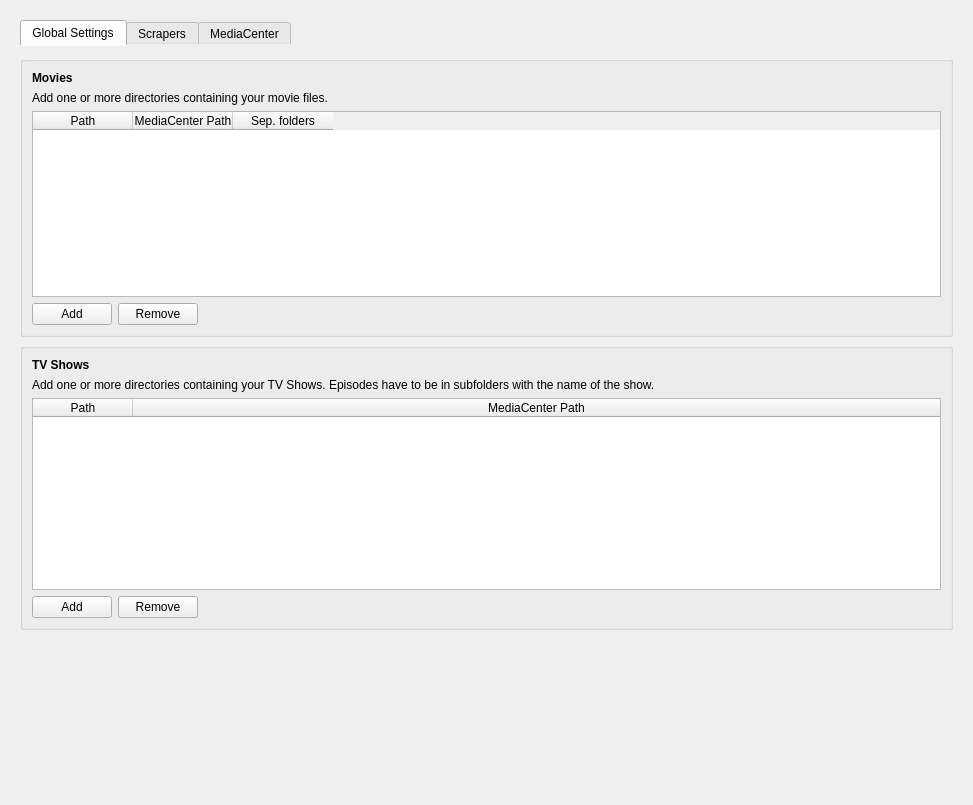
<?xml version="1.0" encoding="UTF-8"?>
<ui version="4.0">
 <class>Settings</class>
 <widget class="QWidget" name="Settings">
  <property name="geometry">
   <rect>
    <x>0</x>
    <y>0</y>
    <width>973</width>
    <height>805</height>
   </rect>
  </property>
  <property name="windowTitle">
   <string>Form</string>
  </property>
  <layout class="QVBoxLayout" name="verticalLayout">
   <property name="margin">
    <number>20</number>
   </property>
   <item>
    <widget class="QTabWidget" name="tabWidget">
     <property name="focusPolicy">
      <enum>Qt::NoFocus</enum>
     </property>
     <property name="styleSheet">
      <string notr="true">QTabWidget::tab-bar {
	left: 0px;
}

QTabWidget::pane {
	margin-top: 10px;
	border: none;
}

QGroupBox {
	background-image: url(:/img/pattern.png);
}

/*
QTabWidget::pane {
	border: 1px solid rgba(0, 0, 0, 100);
	border-radius: 5px;
}

QTabBar:tab {
	background-color: rgb(220, 220, 220);
	border: 1px solid rgba(0, 0, 0, 100);
	padding: 5px;
	padding-left: 10px;
	padding-right: 10px;
	border-top-left-radius: 5px;
	border-top-right-radius: 5px;
}

QTabWidget::tab-bar {
	left: 10px;
	top: 1px;
}

QTabBar::tab:selected {
	background-color: rgb(240, 240, 240);
	border-bottom: 1px solid rgba(255, 255, 255, 200);
    margin-left: -4px;
    margin-right: -4px;
}

QTabBar::tab:first:selected {
	margin-left: 0;
}

QTabBar::tab:last:selected {
	margin-right: 0;
}
*/
/*
#widget,
#widget_2,
#widget_3,
#widget_4,
#widget_5
{
	background-color: rgb(240, 240, 240);
	border-radius: 5px;
}

*/</string>
     </property>
     <property name="tabPosition">
      <enum>QTabWidget::North</enum>
     </property>
     <property name="currentIndex">
      <number>0</number>
     </property>
     <property name="documentMode">
      <bool>false</bool>
     </property>
     <widget class="QWidget" name="globals">
      <attribute name="title">
       <string>Global Settings</string>
      </attribute>
      <layout class="QVBoxLayout" name="verticalLayout_2">
       <property name="margin">
        <number>0</number>
       </property>
       <item>
        <widget class="QGroupBox" name="groupBox">
         <property name="title">
          <string/>
         </property>
         <layout class="QVBoxLayout" name="verticalLayout_3">
          <item>
           <widget class="QLabel" name="labelMovies">
            <property name="font">
             <font>
              <weight>75</weight>
              <bold>true</bold>
             </font>
            </property>
            <property name="text">
             <string>Movies</string>
            </property>
            <property name="alignment">
             <set>Qt::AlignLeading|Qt::AlignLeft|Qt::AlignTop</set>
            </property>
           </widget>
          </item>
          <item>
           <widget class="QLabel" name="label">
            <property name="text">
             <string>Add one or more directories containing your movie files.</string>
            </property>
           </widget>
          </item>
          <item>
           <widget class="QTableWidget" name="movieDirs">
            <attribute name="horizontalHeaderDefaultSectionSize">
             <number>100</number>
            </attribute>
            <attribute name="verticalHeaderVisible">
             <bool>false</bool>
            </attribute>
            <column>
             <property name="text">
              <string>Path</string>
             </property>
            </column>
            <column>
             <property name="text">
              <string>MediaCenter Path</string>
             </property>
            </column>
            <column>
             <property name="text">
              <string>Sep. folders</string>
             </property>
            </column>
           </widget>
          </item>
          <item>
           <layout class="QHBoxLayout" name="horizontalLayout">
            <item>
             <widget class="QPushButton" name="buttonAddMovieDir">
              <property name="text">
               <string>Add</string>
              </property>
             </widget>
            </item>
            <item>
             <widget class="QPushButton" name="buttonRemoveMovieDir">
              <property name="text">
               <string>Remove</string>
              </property>
             </widget>
            </item>
            <item>
             <spacer name="horizontalSpacer">
              <property name="orientation">
               <enum>Qt::Horizontal</enum>
              </property>
              <property name="sizeHint" stdset="0">
               <size>
                <width>40</width>
                <height>20</height>
               </size>
              </property>
             </spacer>
            </item>
           </layout>
          </item>
         </layout>
        </widget>
       </item>
       <item>
        <widget class="QGroupBox" name="groupBox_3">
         <property name="title">
          <string/>
         </property>
         <layout class="QVBoxLayout" name="verticalLayout_7">
          <item>
           <widget class="QLabel" name="labelTvShows">
            <property name="font">
             <font>
              <weight>75</weight>
              <bold>true</bold>
             </font>
            </property>
            <property name="text">
             <string>TV Shows</string>
            </property>
           </widget>
          </item>
          <item>
           <widget class="QLabel" name="label_3">
            <property name="text">
             <string>Add one or more directories containing your TV Shows. Episodes have to be in subfolders with the name of the show.</string>
            </property>
            <property name="wordWrap">
             <bool>true</bool>
            </property>
           </widget>
          </item>
          <item>
           <widget class="QTableWidget" name="tvShowDirs">
            <attribute name="horizontalHeaderStretchLastSection">
             <bool>true</bool>
            </attribute>
            <attribute name="verticalHeaderVisible">
             <bool>false</bool>
            </attribute>
            <column>
             <property name="text">
              <string>Path</string>
             </property>
            </column>
            <column>
             <property name="text">
              <string>MediaCenter Path</string>
             </property>
            </column>
           </widget>
          </item>
          <item>
           <layout class="QHBoxLayout" name="horizontalLayout_3">
            <item>
             <widget class="QPushButton" name="buttonAddTvShowDir">
              <property name="text">
               <string>Add</string>
              </property>
             </widget>
            </item>
            <item>
             <widget class="QPushButton" name="buttonRemoveTvShowDir">
              <property name="text">
               <string>Remove</string>
              </property>
             </widget>
            </item>
            <item>
             <spacer name="horizontalSpacer_2">
              <property name="orientation">
               <enum>Qt::Horizontal</enum>
              </property>
              <property name="sizeHint" stdset="0">
               <size>
                <width>40</width>
                <height>20</height>
               </size>
              </property>
             </spacer>
            </item>
           </layout>
          </item>
         </layout>
        </widget>
       </item>
      </layout>
     </widget>
     <widget class="QWidget" name="scrapers">
      <attribute name="title">
       <string>Scrapers</string>
      </attribute>
      <layout class="QVBoxLayout" name="verticalLayout_4">
       <property name="margin">
        <number>0</number>
       </property>
       <item>
        <widget class="QGroupBox" name="groupBox_2">
         <property name="title">
          <string/>
         </property>
         <layout class="QVBoxLayout" name="verticalLayoutScrapers">
          <item>
           <widget class="QLabel" name="labelScrapers">
            <property name="font">
             <font>
              <weight>75</weight>
              <bold>true</bold>
             </font>
            </property>
            <property name="text">
             <string>Scrapers</string>
            </property>
           </widget>
          </item>
         </layout>
        </widget>
       </item>
       <item>
        <spacer name="verticalSpacer">
         <property name="orientation">
          <enum>Qt::Vertical</enum>
         </property>
         <property name="sizeHint" stdset="0">
          <size>
           <width>20</width>
           <height>675</height>
          </size>
         </property>
        </spacer>
       </item>
      </layout>
     </widget>
     <widget class="QWidget" name="mediaCenters">
      <attribute name="title">
       <string>MediaCenter</string>
      </attribute>
      <layout class="QVBoxLayout" name="verticalLayout_5">
       <property name="margin">
        <number>0</number>
       </property>
       <item>
        <widget class="QGroupBox" name="groupBox_4">
         <property name="title">
          <string/>
         </property>
         <layout class="QVBoxLayout" name="verticalLayout_9">
          <item>
           <widget class="QLabel" name="labelMediaCenter">
            <property name="font">
             <font>
              <weight>75</weight>
              <bold>true</bold>
             </font>
            </property>
            <property name="text">
             <string>MediaCenter Interface</string>
            </property>
           </widget>
          </item>
          <item>
           <widget class="QLabel" name="label_2">
            <property name="text">
             <string>Select the MediaCenter to use.</string>
            </property>
           </widget>
          </item>
          <item>
           <widget class="QRadioButton" name="radioXbmcXml">
            <property name="text">
             <string>XBMC XML</string>
            </property>
           </widget>
          </item>
          <item>
           <widget class="QRadioButton" name="radioXbmcMysql">
            <property name="text">
             <string>XBMC MySQL</string>
            </property>
           </widget>
          </item>
          <item>
           <widget class="QWidget" name="widgetXbmcMysql" native="true">
            <layout class="QFormLayout" name="formLayout">
             <property name="topMargin">
              <number>0</number>
             </property>
             <property name="bottomMargin">
              <number>0</number>
             </property>
             <item row="0" column="0">
              <widget class="QLabel" name="label_4">
               <property name="text">
                <string>Host</string>
               </property>
              </widget>
             </item>
             <item row="0" column="1">
              <widget class="QLineEdit" name="inputHost">
               <property name="minimumSize">
                <size>
                 <width>0</width>
                 <height>15</height>
                </size>
               </property>
              </widget>
             </item>
             <item row="1" column="0">
              <widget class="QLabel" name="label_5">
               <property name="text">
                <string>Database</string>
               </property>
              </widget>
             </item>
             <item row="1" column="1">
              <widget class="QLineEdit" name="inputDatabase">
               <property name="minimumSize">
                <size>
                 <width>0</width>
                 <height>15</height>
                </size>
               </property>
              </widget>
             </item>
             <item row="2" column="0">
              <widget class="QLabel" name="label_6">
               <property name="text">
                <string>Username</string>
               </property>
              </widget>
             </item>
             <item row="2" column="1">
              <widget class="QLineEdit" name="inputUsername">
               <property name="minimumSize">
                <size>
                 <width>0</width>
                 <height>15</height>
                </size>
               </property>
              </widget>
             </item>
             <item row="3" column="0">
              <widget class="QLabel" name="label_7">
               <property name="text">
                <string>Password</string>
               </property>
              </widget>
             </item>
             <item row="3" column="1">
              <widget class="QLineEdit" name="inputPassword">
               <property name="minimumSize">
                <size>
                 <width>0</width>
                 <height>15</height>
                </size>
               </property>
               <property name="echoMode">
                <enum>QLineEdit::Password</enum>
               </property>
              </widget>
             </item>
            </layout>
           </widget>
          </item>
          <item>
           <widget class="QRadioButton" name="radioXbmcSqlite">
            <property name="text">
             <string>XBMC SQLite</string>
            </property>
           </widget>
          </item>
          <item>
           <widget class="QWidget" name="widgetXbmcSqlite" native="true">
            <layout class="QHBoxLayout" name="horizontalLayout_4">
             <property name="topMargin">
              <number>0</number>
             </property>
             <property name="bottomMargin">
              <number>0</number>
             </property>
             <item>
              <widget class="QLabel" name="label_8">
               <property name="text">
                <string>Database</string>
               </property>
              </widget>
             </item>
             <item>
              <widget class="QLineEdit" name="inputSqliteDatabase">
               <property name="readOnly">
                <bool>true</bool>
               </property>
              </widget>
             </item>
             <item>
              <widget class="QPushButton" name="buttonSelectSqliteDatabase">
               <property name="text">
                <string>Select</string>
               </property>
              </widget>
             </item>
            </layout>
           </widget>
          </item>
          <item>
           <widget class="QLabel" name="labelXbmcThumbnailPathDesc">
            <property name="text">
             <string>Set the path where Thumbnails are stored (e.g. ~/.xbmc/userdata/Thumbnails)</string>
            </property>
            <property name="wordWrap">
             <bool>true</bool>
            </property>
           </widget>
          </item>
          <item>
           <layout class="QHBoxLayout" name="layoutXbmcThumbnailPath">
            <item>
             <widget class="QLabel" name="labelXbmcThumbnailPath">
              <property name="text">
               <string>Path</string>
              </property>
             </widget>
            </item>
            <item>
             <widget class="QLineEdit" name="inputThumbnailPath">
              <property name="readOnly">
               <bool>true</bool>
              </property>
             </widget>
            </item>
            <item>
             <widget class="QPushButton" name="buttonSelectThumbnailPath">
              <property name="text">
               <string>Select</string>
              </property>
             </widget>
            </item>
           </layout>
          </item>
         </layout>
        </widget>
       </item>
      </layout>
     </widget>
    </widget>
   </item>
   <item>
    <spacer name="verticalSpacer_2">
     <property name="orientation">
      <enum>Qt::Vertical</enum>
     </property>
     <property name="sizeHint" stdset="0">
      <size>
       <width>20</width>
       <height>40</height>
      </size>
     </property>
    </spacer>
   </item>
  </layout>
 </widget>
 <resources/>
 <connections/>
</ui>
